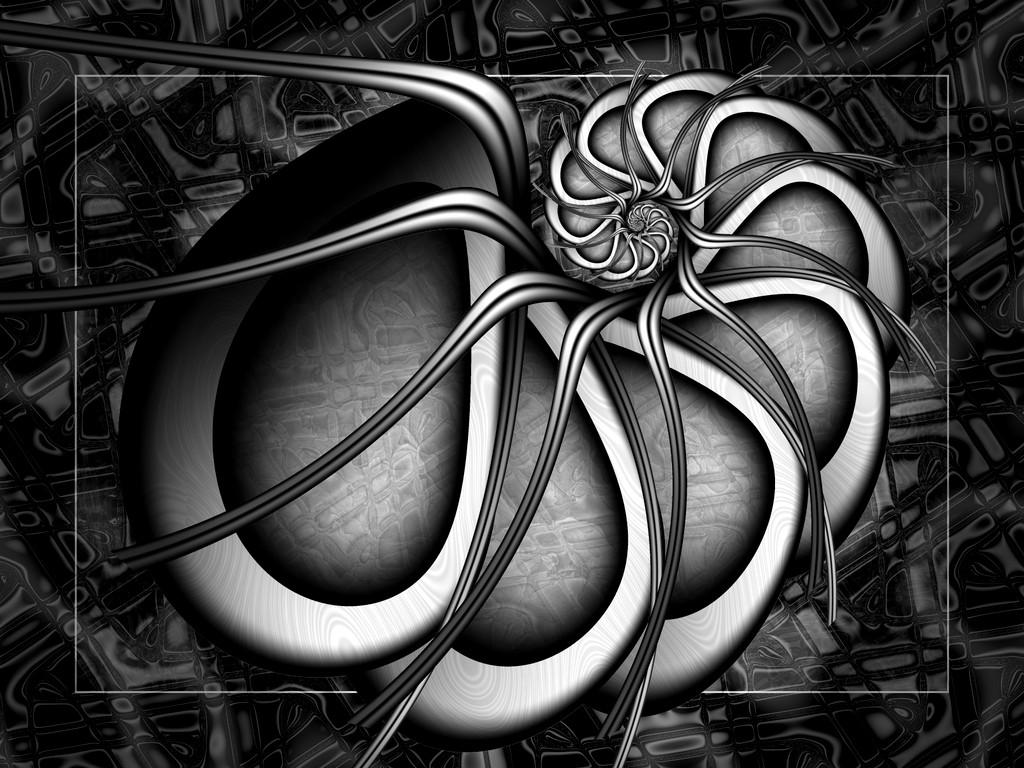
#> input picture Media/gray3.jpg, 1024 x 768 px, found by its file name
$ python pract4.py
#> lines starting #> are read from the running program, lines starting #| are printed output that depends on the picture
import numpy as np
from PIL import Image
import matplotlib.pyplot as plt

original_image = Image.open('./Media/gray3.jpg')
#> original_image is the input picture: PIL image 1024x768 L; min 0, max 255, mean 62.9
image = np.array(original_image)

def fourier_transform(image):
    # Discrete Fourier Transform
    dft = np.fft.fft2(image)

    # Shifting the zero frequency component to center
    dft_shifted = np.fft.fftshift(dft)

    # Computing the Magnitude Spectrum
    magnitude_spectrum = np.abs(dft_shifted)

    return magnitude_spectrum

# Display the magnitude spectrum
magnitude_spectrum = fourier_transform(image)

output_fourier_img = Image.fromarray(np.uint8(255 * (np.log(magnitude_spectrum + 1) / np.max(np.log(magnitude_spectrum + 1)))))
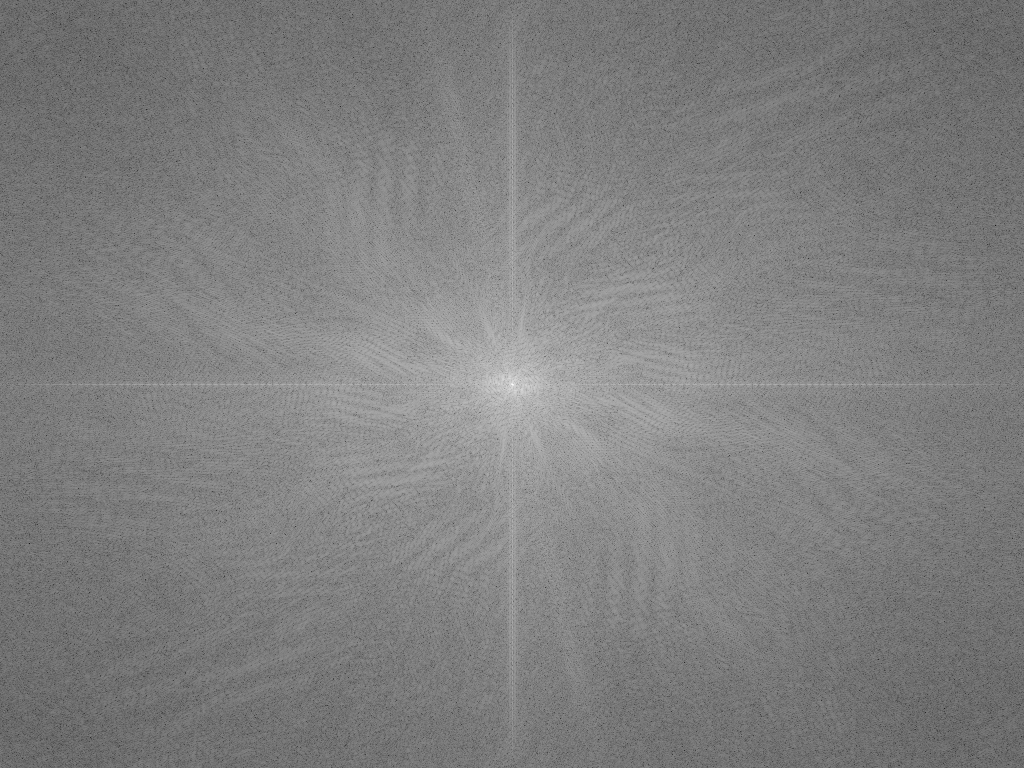
#> output_fourier_img: PIL image 1024x768 L; min 22, max 255, mean 126.6
output_fourier_img.save('./Media/output_fourier.jpg')

def inverse_fourier_transform(image):
    # Shift the zero frequency component back to the top-left
    dft_shifted = np.fft.ifftshift(image)
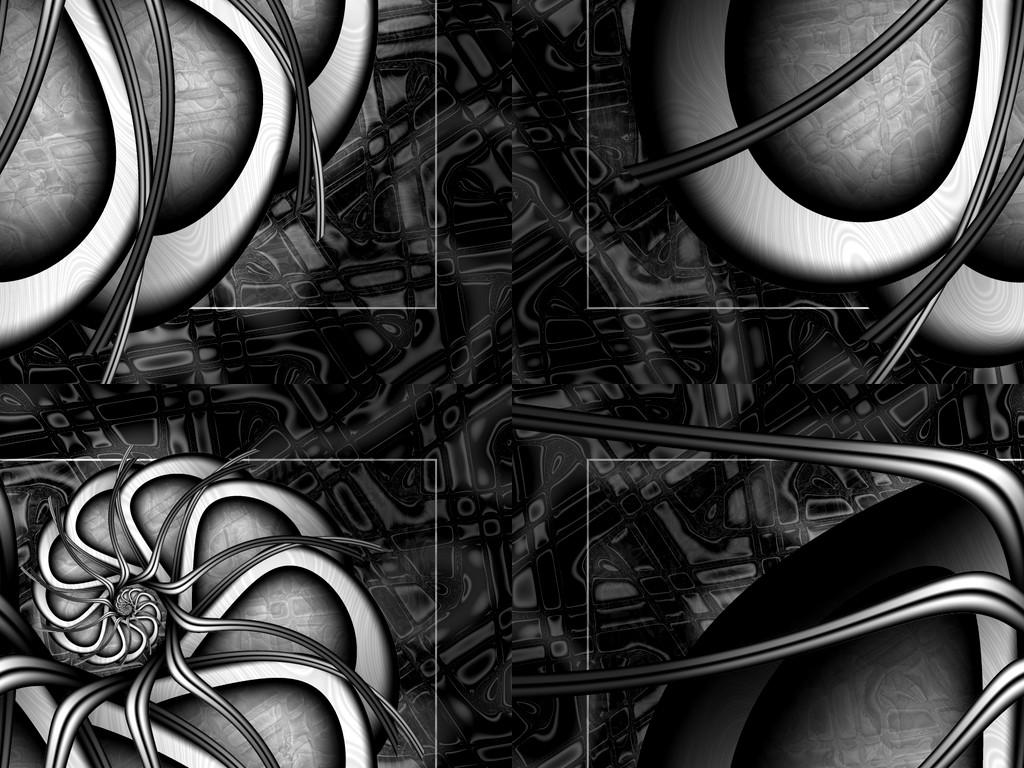
#> dft_shifted: shape (768, 1024); min 0, max 255, mean 62.9

    # Take the inverse Fourier Transform
    output_image = np.fft.ifft2(dft_shifted)

    # Convert the complex values to magnitude (absolute values)
    output_image = np.abs(output_image)

    # Normalize the image
    output_image = (output_image - np.min(output_image)) / (np.max(output_image) - np.min(output_image)) * 255

    # Convert to 8-bit unsigned integer
    output_image = np.uint8(output_image)

    output_image = Image.fromarray(output_image)
    return output_image

output_inverse_fourier_img = inverse_fourier_transform(image)
output_inverse_fourier_img.save('./Media/output_inverse_fourier.jpg')
